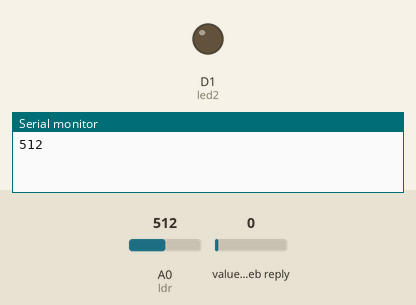
This sketch was run on a simulated ESP8266 (NodeMCU). Parts: output pins drawn as LEDs (lit = HIGH), the last lines printed to the serial monitor. The test bench sets the inputs (shaded band); at power-on: A0 (ldr) = 512, value in the web reply 0. WiFi joins after 1.5 s; servers stay silent unless stated; web services answer with replies made up by the test bench.

Above: at 0.1 s.
At 0.7 s:
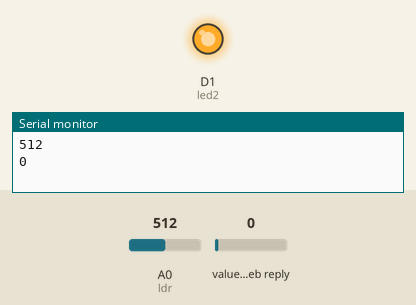
Timing chart, 0 to 2.2 s (numbered marks = the images above):
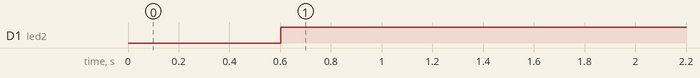

Measured:
- by itself, D1 (led2): LOW → HIGH at 0.60 s

The sketch:

lightintensity.ino
```cpp
#include<ESP8266WiFi.h>;
#include<WiFiClient.h>;
#include<ThingSpeak.h>;
const char* ssid="TMK-Student";
const char* password="12345678";
WiFiClient client;
unsigned long myChannelNumber=2072549;
const char * myWriteAPIkey="SPNGZVC5V2ZCQS4F";
const char * myReadAPIkey="XHTLFNLAX0AEPC5U";
int led_1;
int led2=D1;
int ldr=A0;
int val=0;
void setup() {
  Serial.begin(115200);

  pinMode(led2,OUTPUT);
  WiFi.begin(ssid,password);
  ThingSpeak.begin(client);
}

void loop() {
  val=analogRead(ldr);
  Serial.println(val);
  ThingSpeak.writeField(myChannelNumber,1,val,myWriteAPIkey);
  led_1=ThingSpeak.readIntField(myChannelNumber,1,myReadAPIkey);
  Serial.println(led_1);
  if(led_1<400)
  {
    digitalWrite(led2,HIGH);
  }
  else
  {
    digitalWrite(led2,LOW);
  }
  delay(15000);
}
```
